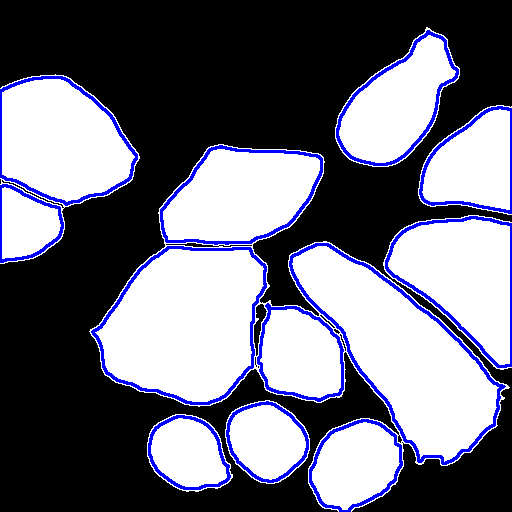
#> input picture Deepvision code/MITOSIS DETECTION0.png, 512 x 512 px, given in place of t%03d.tif, which was not available
$ jupyter execute z5212244.ipynb   (older library calls are emulated)
#> lines starting #> are read from the running program, lines starting #| are printed output that depends on the picture; after the words box and inside, x2 and y2 are one past the last pixel; in counts of white or black regions, pixels touching at a corner belong together; pictures that were not available may be replaced by others from this repository, and a replacement may not be noted
[cell 1]
# import cv2
# import numpy
# import numpy as np
# import time
# from skimage.feature import peak_local_max
# from skimage.morphology import watershed
# from scipy import ndimage
# from scipy import ndimage as ndi

# cap = cv2.VideoCapture("images/DIC-C2DH-HeLa/Sequence 1/t%03d.tif")
# #cap = cv2.VideoCapture("images/Fluo-N2DL-HeLa/Sequence 1/t%03d.tif")
# #cap = cv2.VideoCapture("images/PhC-C2DL-PSC/Sequence 1/t%03d.tif")

# while(1):
#     ret, frame = cap.read()

#     # some processing here?
#     if (ret) :
# #         shifted = cv2.pyrMeanShiftFiltering(frame, 41, 51)
# #         gray = cv2.cvtColor(frame, cv2.COLOR_BGR2GRAY)
# #         thresh = cv2.threshold(gray, 0, 255,cv2.THRESH_BINARY | cv2.THRESH_OTSU)[1]
# #         im = gray.copy()
# #         D = ndimage.distance_transform_edt(thresh)
# #         localMax = peak_local_max(D, indices=False, min_distance=3,  labels=thresh)
# #         markers = ndimage.label(localMax, structure=numpy.ones((3, 3)))[0]
# #         labels = watershed(-D, markers, mask=thresh)
# #         print("[INFO] {} unique segments found".format(len(numpy.unique(labels)) - 1))

# #         conts=[]
# #         for label in numpy.unique(labels):
# #     # if the label is zero, we are examining the 'background'
# #     # so simply ignore it
# #             if label == 0:
# #                 continue
# # #     otherwise, allocate memory for the label region and draw
# #     # it on the mask
# #             mask = numpy.zeros(gray.shape, dtype="uint8")
# #             mask[labels == label] = 255
# #     # detect contours in the mask and grab the largest one
# #             cnts = cv2.findContours(mask.copy(), cv2.RETR_EXTERNAL,cv2.CHAIN_APPROX_SIMPLE)[-2]
# #             c = max(cnts, key=cv2.contourArea)
# #             rect = cv2.minAreaRect(c)
# #             box = cv2.boxPoints(rect)
# #             box = numpy.int0(box)
# #             if cv2.contourArea(c) > 150:
# # #         cv2.drawContours(image,c,-1,(0,255,0))
# #                 cv2.drawContours(frame,[box],-1,(0,255,0))


#         cv2.imshow('image',frame)
#         time.sleep(0.5)
#     else:
#         cap.set(cv2.CAP_PROP_POS_FRAMES, 0)

#     # 'q' to quit playback
#     if (cv2.waitKey(1) & 0xFF == ord('q')):
#         break

# cap.release()
# cv2.destroyAllWindows()

[cell 2]
# [4 lines of commented-out code are left out]

[cell 3]
import cv2
import numpy
import numpy as np
import time
from skimage.feature import peak_local_max
from skimage.morphology import watershed
from scipy import ndimage
from scipy import ndimage as ndi

[cell 4]
# [41 lines left out: functions contrast_strech, convolve_max_filtered, convolve_min_filtered, not called in this run]


def remove_background(image,back_img):
    h,w = image.shape
    output = np.zeros((h,w),dtype = "uint8")
    output = np.subtract(image,back_img)
    return output

# [27 lines left out: functions run_algo, image_sharpening, apply_watershed, not called in this run]

[cell 5]
#cap = cv2.VideoCapture("images/Fluo-N2DL-HeLa/Sequence 1/t%03d.tif")
cap = cv2.VideoCapture("images/PhC-C2DL-PSC/Sequence 1/t%03d.tif")
#cap = cv2.VideoCapture("images/Fluo-N2DL-HeLa/Sequence 1/t017.tif")
filter_size = 3
M = 1
while(1):
    ret, frame = cap.read()
#> frame is the input picture: shape (512, 512, 3); mean B, G, R 124.9, 110.4, 110.4
    if (ret) :
        cv2.imshow('image1',frame)
        gray = cv2.cvtColor(frame, cv2.COLOR_BGR2GRAY)
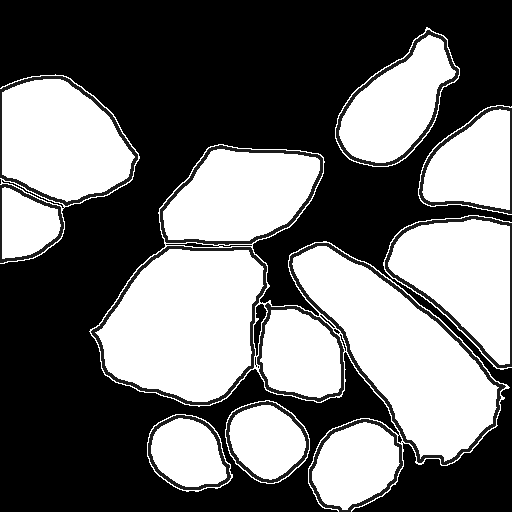
#> gray: shape (512, 512); min 0, max 255, mean 112
        cv2.imshow('image2',gray)
        #applying min_max filtering
        #frame = run_algo(gray, filter_size,M)
        #inverting the image
        frame = cv2.bitwise_not(255-gray)
        cv2.imshow('image3',frame)
        kernel_erosion = np.ones((3,3),np.uint8)

        erosion = cv2.erode(frame,kernel_erosion,iterations = 1)
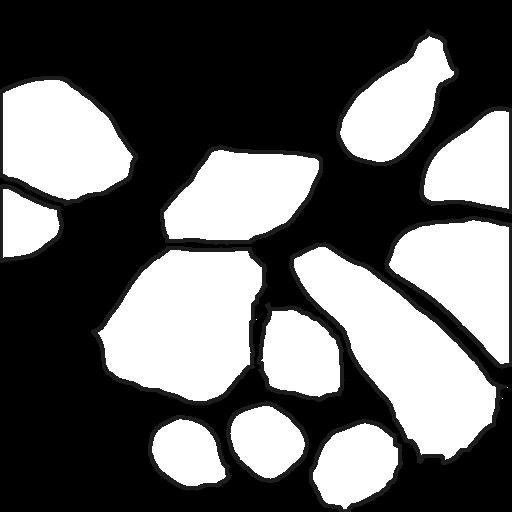
#> erosion: shape (512, 512); min 0, max 255, mean 101.9
        cv2.imshow('image4',erosion)
        #filterSize = (60,60)
        kernel_dilation = np.ones((5,5), np.uint8)
        img_dilation = cv2.dilate(erosion, kernel_dilation, iterations=1)
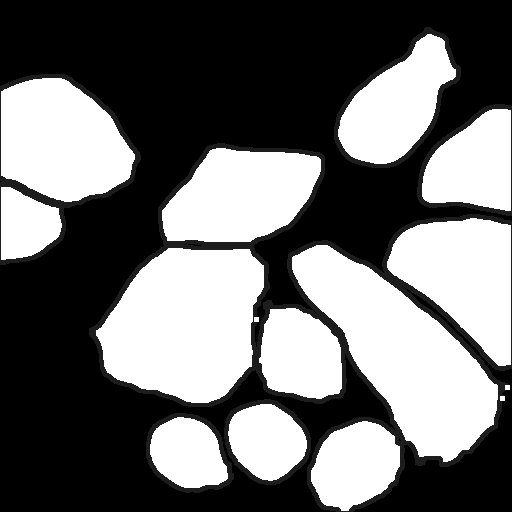
#> img_dilation: shape (512, 512); min 0, max 255, mean 112.6

        cv2.imshow('image5',img_dilation)
       # [6 lines of commented-out code are left out]
        th = cv2.adaptiveThreshold(img_dilation,255,cv2.ADAPTIVE_THRESH_GAUSSIAN_C,cv2.THRESH_BINARY,11,2)
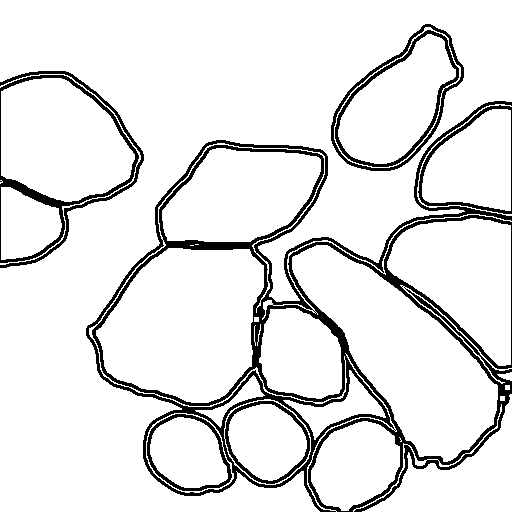
#> th: shape (512, 512); 90% white; 4 black regions, box (x1, y1, x2, y2) and area: (86, 101, 512, 512) 19418, (0, 71, 144, 268) 3217, (331, 24, 464, 171) 2659, (418, 105, 512, 214) 902
        cv2.imshow('image6',th)
        frame = remove_background(th,img_dilation)
#> in remove_background, `output = np.subtract(image,back_img)`:
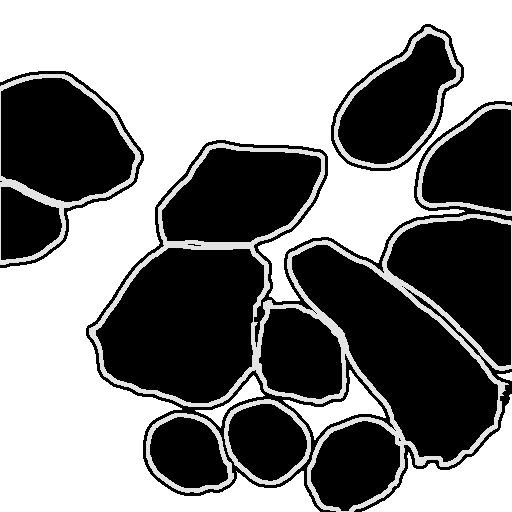
#> output: shape (512, 512); min 0, max 255, mean 131.7
        cv2.imshow('image7',frame)

        blur = cv2.GaussianBlur(frame,(5,5),0)
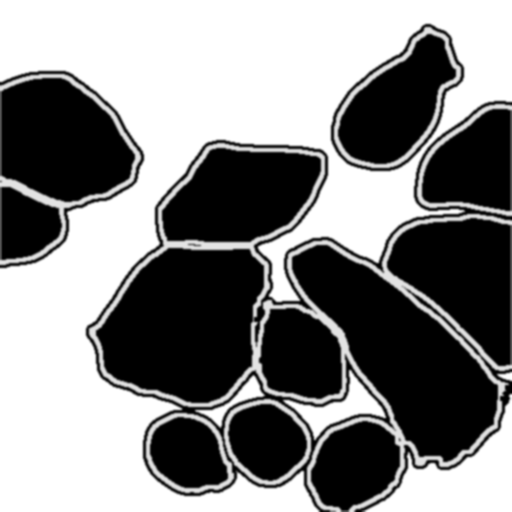
#> blur: shape (512, 512); min 0, max 255, mean 131.6
        ret,th = cv2.threshold(blur,0,255,cv2.THRESH_BINARY+cv2.THRESH_OTSU)
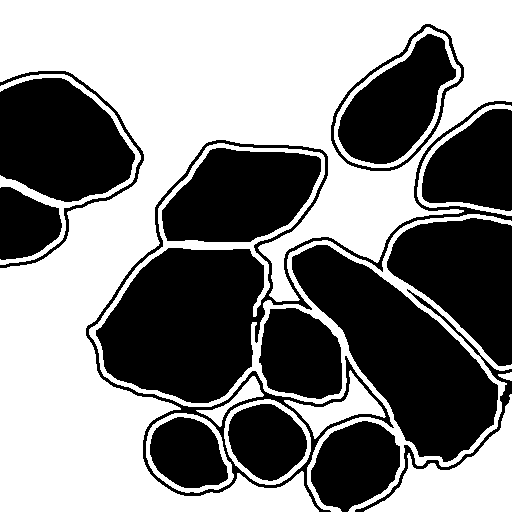
#> th: shape (512, 512); 52.3% white; 15 black regions, largest, box (x1, y1, x2, y2) and area: (86, 101, 512, 512) 26631, (292, 245, 498, 462) 20033, (0, 78, 135, 202) 12612
#> ret = 126


        #frame = image_sharpening(frame)
        #frame = apply_watershed(frame)
        cv2.imshow('image',th)
        #cv2.imshow('image2',img_dilation)
        time.sleep(0.5)
    else:
        cap.set(cv2.CAP_PROP_POS_FRAMES, 0)

    # 'q' to quit playback
    if (cv2.waitKey(1) & 0xFF == ord('q')):
#> (key q is pressed here)
        break

cap.release()
cv2.destroyAllWindows()

$ run again, on Deepvision code/MITOSIS DETECTION1.png
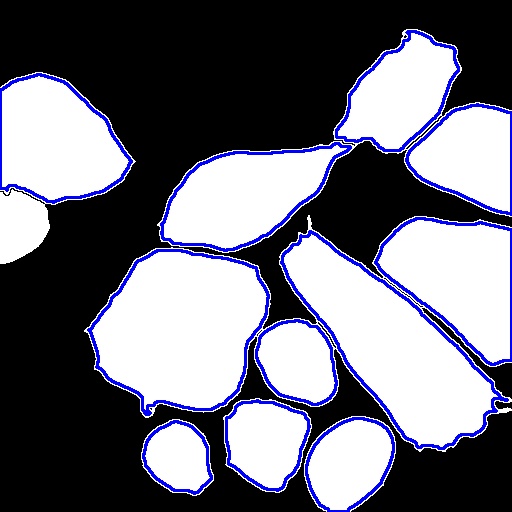
#> input picture Deepvision code/MITOSIS DETECTION1.png, 512 x 512 px, given in place of t%03d.tif, which was not available
#> frame is the input picture: shape (512, 512, 3); mean B, G, R 125.8, 111.6, 111.6
#> `th = cv2.adaptiveThreshold(img_dilation,255,cv2.ADAPTIVE_THRESH_GAUSSI..`:
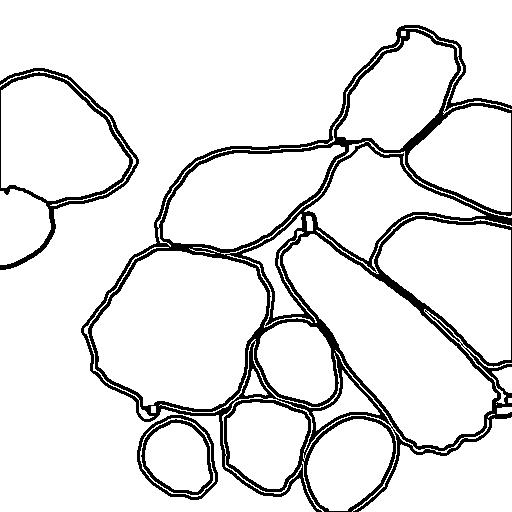
#> th: shape (512, 512); 90.1% white; 4 black regions, box (x1, y1, x2, y2) and area: (81, 25, 512, 512) 21832, (0, 68, 139, 270) 2603, (137, 415, 218, 500) 778, (141, 419, 213, 495) 753
#> `ret,th = cv2.threshold(blur,0,255,cv2.THRESH_BINARY+cv2.THRESH_OTSU)`:
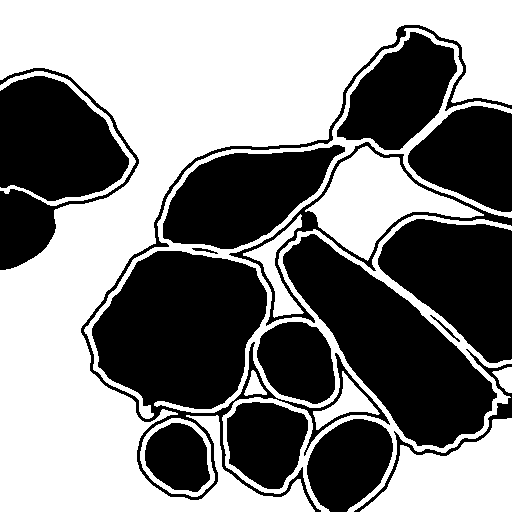
#> th: shape (512, 512); 51.7% white; 16 black regions, largest, box (x1, y1, x2, y2) and area: (81, 25, 512, 512) 26454, (283, 234, 497, 448) 19792, (378, 219, 512, 363) 12620
#> ret = 126
